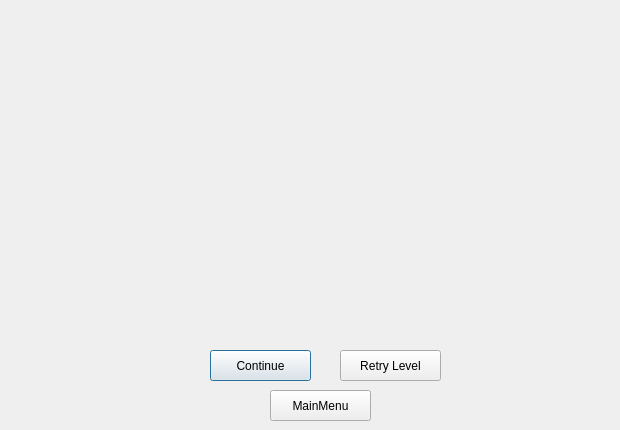
<?xml version="1.0" encoding="UTF-8"?>
<ui version="4.0">
 <class>Win</class>
 <widget class="QDialog" name="Win">
  <property name="geometry">
   <rect>
    <x>0</x>
    <y>0</y>
    <width>620</width>
    <height>430</height>
   </rect>
  </property>
  <property name="windowTitle">
   <string>Dialog</string>
  </property>
  <widget class="QLabel" name="labelWinPic">
   <property name="geometry">
    <rect>
     <x>-10</x>
     <y>-10</y>
     <width>631</width>
     <height>441</height>
    </rect>
   </property>
   <property name="text">
    <string/>
   </property>
  </widget>
  <widget class="QPushButton" name="continuebutton">
   <property name="geometry">
    <rect>
     <x>210</x>
     <y>350</y>
     <width>101</width>
     <height>31</height>
    </rect>
   </property>
   <property name="text">
    <string>Continue</string>
   </property>
  </widget>
  <widget class="QLabel" name="labelprogress">
   <property name="geometry">
    <rect>
     <x>190</x>
     <y>80</y>
     <width>291</width>
     <height>51</height>
    </rect>
   </property>
   <property name="text">
    <string/>
   </property>
  </widget>
  <widget class="QLabel" name="labelLosePic">
   <property name="geometry">
    <rect>
     <x>-10</x>
     <y>0</y>
     <width>631</width>
     <height>461</height>
    </rect>
   </property>
   <property name="text">
    <string/>
   </property>
  </widget>
  <widget class="QPushButton" name="MainMenubutton">
   <property name="geometry">
    <rect>
     <x>270</x>
     <y>390</y>
     <width>101</width>
     <height>31</height>
    </rect>
   </property>
   <property name="text">
    <string>MainMenu</string>
   </property>
  </widget>
  <widget class="QPushButton" name="Retrybutton">
   <property name="geometry">
    <rect>
     <x>340</x>
     <y>350</y>
     <width>101</width>
     <height>31</height>
    </rect>
   </property>
   <property name="text">
    <string>Retry Level</string>
   </property>
  </widget>
  <zorder>labelWinPic</zorder>
  <zorder>labelprogress</zorder>
  <zorder>labelLosePic</zorder>
  <zorder>continuebutton</zorder>
  <zorder>MainMenubutton</zorder>
  <zorder>Retrybutton</zorder>
 </widget>
 <resources/>
 <connections/>
</ui>
